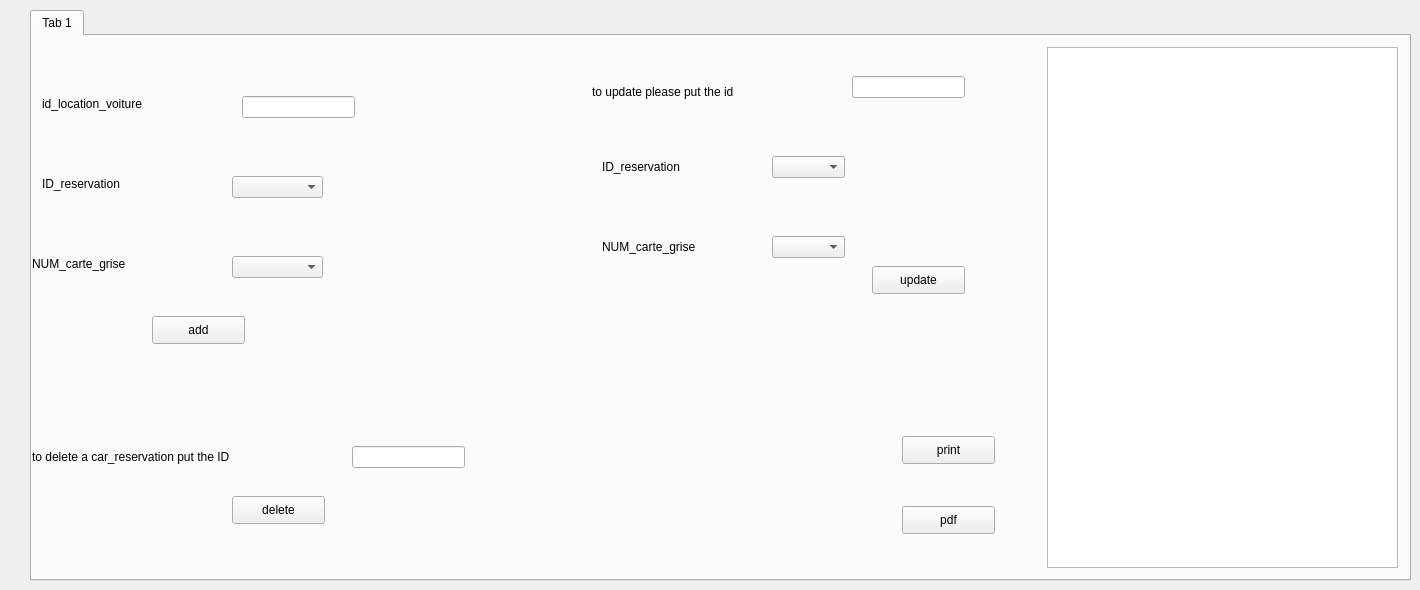
   <widget class="QWidget" name="tab_12">
    <attribute name="title">
     <string>Page</string>
    </attribute>
    <widget class="QTabWidget" name="tabWidget_11">
     <property name="geometry">
      <rect>
       <x>30</x>
       <y>10</y>
       <width>1381</width>
       <height>571</height>
      </rect>
     </property>
     <property name="currentIndex">
      <number>0</number>
     </property>
     <widget class="QWidget" name="tab_14">
      <attribute name="title">
       <string>Tab 1</string>
      </attribute>
      <widget class="QTableView" name="table_location_voiture">
       <property name="geometry">
        <rect>
         <x>1015</x>
         <y>11</y>
         <width>351</width>
         <height>521</height>
        </rect>
       </property>
      </widget>
      <widget class="QLabel" name="label_182">
       <property name="geometry">
        <rect>
         <x>10</x>
         <y>140</y>
         <width>141</width>
         <height>16</height>
        </rect>
       </property>
       <property name="text">
        <string>ID_reservation</string>
       </property>
      </widget>
      <widget class="QLabel" name="label_183">
       <property name="geometry">
        <rect>
         <x>10</x>
         <y>60</y>
         <width>161</width>
         <height>16</height>
        </rect>
       </property>
       <property name="text">
        <string>id_location_voiture</string>
       </property>
      </widget>
      <widget class="QLabel" name="label_184">
       <property name="geometry">
        <rect>
         <x>0</x>
         <y>220</y>
         <width>171</width>
         <height>16</height>
        </rect>
       </property>
       <property name="text">
        <string>NUM_carte_grise</string>
       </property>
      </widget>
      <widget class="QPushButton" name="add_location_voiture">
       <property name="geometry">
        <rect>
         <x>120</x>
         <y>280</y>
         <width>93</width>
         <height>28</height>
        </rect>
       </property>
       <property name="text">
        <string>add</string>
       </property>
      </widget>
      <widget class="QComboBox" name="locloc_res">
       <property name="geometry">
        <rect>
         <x>200</x>
         <y>140</y>
         <width>91</width>
         <height>22</height>
        </rect>
       </property>
      </widget>
      <widget class="QComboBox" name="locloc_car">
       <property name="geometry">
        <rect>
         <x>200</x>
         <y>220</y>
         <width>91</width>
         <height>22</height>
        </rect>
       </property>
      </widget>
      <widget class="QLabel" name="label_185">
       <property name="geometry">
        <rect>
         <x>0</x>
         <y>380</y>
         <width>381</width>
         <height>81</height>
        </rect>
       </property>
       <property name="text">
        <string>to delete a car_reservation put the ID</string>
       </property>
      </widget>
      <widget class="QLineEdit" name="locloc_delete">
       <property name="geometry">
        <rect>
         <x>320</x>
         <y>410</y>
         <width>113</width>
         <height>22</height>
        </rect>
       </property>
      </widget>
      <widget class="QPushButton" name="delete_carreserv">
       <property name="geometry">
        <rect>
         <x>200</x>
         <y>460</y>
         <width>93</width>
         <height>28</height>
        </rect>
       </property>
       <property name="text">
        <string>delete</string>
       </property>
      </widget>
      <widget class="QLabel" name="label_186">
       <property name="geometry">
        <rect>
         <x>560</x>
         <y>30</y>
         <width>301</width>
         <height>51</height>
        </rect>
       </property>
       <property name="text">
        <string>to update please put the id</string>
       </property>
      </widget>
      <widget class="QComboBox" name="locloc_resmodif">
       <property name="geometry">
        <rect>
         <x>740</x>
         <y>120</y>
         <width>73</width>
         <height>22</height>
        </rect>
       </property>
      </widget>
      <widget class="QComboBox" name="locloc_carmodif">
       <property name="geometry">
        <rect>
         <x>740</x>
         <y>200</y>
         <width>73</width>
         <height>22</height>
        </rect>
       </property>
      </widget>
      <widget class="QLabel" name="label_187">
       <property name="geometry">
        <rect>
         <x>570</x>
         <y>110</y>
         <width>151</width>
         <height>41</height>
        </rect>
       </property>
       <property name="text">
        <string>ID_reservation</string>
       </property>
      </widget>
      <widget class="QLabel" name="label_188">
       <property name="geometry">
        <rect>
         <x>570</x>
         <y>190</y>
         <width>141</width>
         <height>41</height>
        </rect>
       </property>
       <property name="text">
        <string>NUM_carte_grise</string>
       </property>
      </widget>
      <widget class="QPushButton" name="printloc">
       <property name="geometry">
        <rect>
         <x>870</x>
         <y>400</y>
         <width>93</width>
         <height>28</height>
        </rect>
       </property>
       <property name="text">
        <string>print</string>
       </property>
      </widget>
      <widget class="QPushButton" name="pdfloc">
       <property name="geometry">
        <rect>
         <x>870</x>
         <y>470</y>
         <width>93</width>
         <height>28</height>
        </rect>
       </property>
       <property name="text">
        <string>pdf</string>
       </property>
      </widget>
      <widget class="QPushButton" name="pushButton_34">
       <property name="geometry">
        <rect>
         <x>840</x>
         <y>230</y>
         <width>93</width>
         <height>28</height>
        </rect>
       </property>
       <property name="text">
        <string>update</string>
       </property>
      </widget>
      <widget class="QLineEdit" name="idloc">
       <property name="geometry">
        <rect>
         <x>210</x>
         <y>60</y>
         <width>113</width>
         <height>22</height>
        </rect>
       </property>
      </widget>
      <widget class="QLineEdit" name="idloc_modif">
       <property name="geometry">
        <rect>
         <x>820</x>
         <y>40</y>
         <width>113</width>
         <height>22</height>
        </rect>
       </property>
      </widget>
     </widget>
    </widget>
   </widget>
